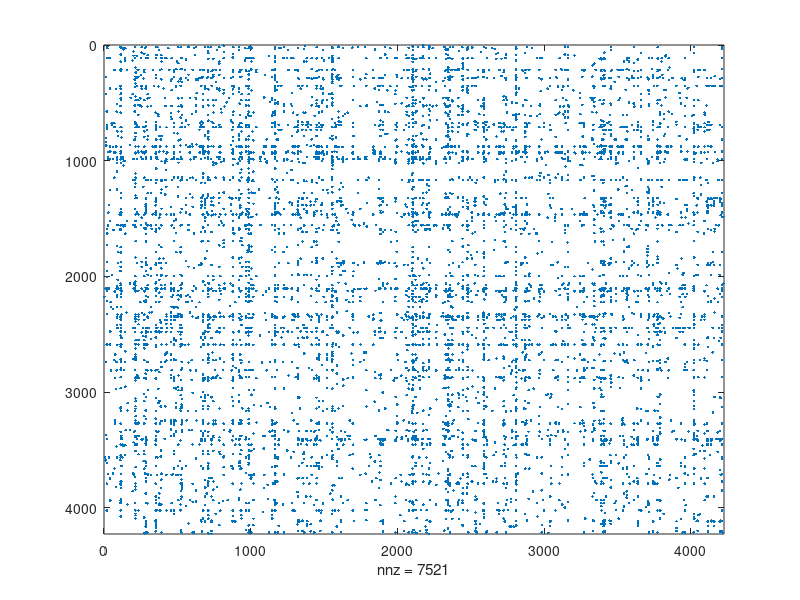

Reproduce this figure in MATLAB.
close all
clear all
clc

%% Import data

G = importdata('dataset_1.txt', '\t', 4) 

%% Adjacency matrix

G.data = G.data + 1 
N = max(max(G.data)) 
A = sparse(G.data(:,2),G.data(:,1),ones(size(G.data,1),1),N,N) 
clear G 

tf = issymmetric(A)

if (tf == 1)
    disp('Matrix is symmetric')
else
    disp('Matrix is asymettric')
end

figure(1)
spy(A)
